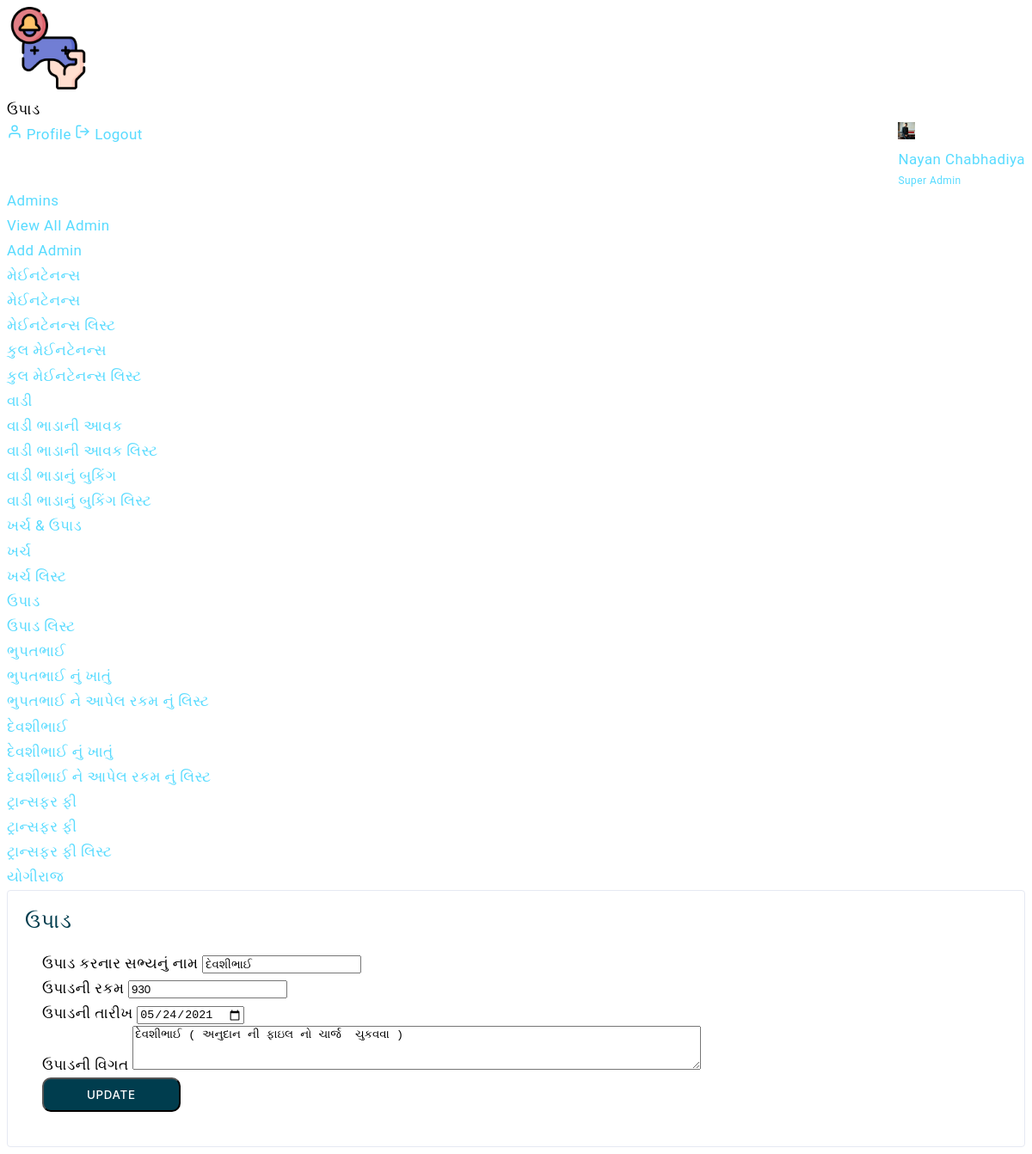
Page /admin/update_upad.php?id=7 (signed in) on the committed database.
### tables this page shows
CREATE TABLE `upad` (
  `id` int(11) NOT NULL,
  `name` varchar(255) NOT NULL,
  `amount` int(11) NOT NULL,
  `upad_date` date NOT NULL,
  `description` varchar(255) NOT NULL
);

### admin/update_upad.php (the view, shortened to what this page needs)
<?php
include "../connection.php";
$admin_profile = $_SESSION['admin_email'];
  $admin_query = "SELECT * FROM admin WHERE email='$admin_profile'";
  $admin_data = mysqli_query($conn,$admin_query);
  $admin_result = mysqli_fetch_assoc($admin_data);
  $id = $_GET['id'];
  $upad_select_query = "SELECT * FROM upad WHERE id='$id'";
  $upad_data = mysqli_query($conn,$upad_select_query);
  $upad_result = mysqli_fetch_assoc($upad_data);
?>
<?php include "includes/admin_top.php"; ?>
<div class="header">
    <div class="header-content">
        <nav class="navbar navbar-expand">
            <div class="collapse navbar-collapse justify-content-between">
                <div class="header-left">
                    <div class="dashboard_bar">
                        ઉપાડ
                    </div>
                </div>
                <ul class="navbar-nav header-right">
                    <li class="nav-item dropdown header-profile">
                        <a class="nav-link" href="#" role="button" data-toggle="dropdown">
                            <img src="<?php echo $admin_result['profile_pic']; ?>" width="20" alt=""/>
                            <div class="header-info">
                                 <span><?php echo $admin_result['name']; ?></span>
                                 <small>Super Admin</small>
                            </div>
                        </a>
                        <div class="dropdown-menu dropdown-menu-right">
                            <a href="admin-profile.php" class="dropdown-item ai-icon">
                                <span class="ml-2">Profile </span>
                            </a>
                            <a href="../logout.php" class="dropdown-item ai-icon">
                                <span class="ml-2">Logout </span>
                            </a>
                        </div>
                    </li>
                </ul>
            </div>
        </nav>
    </div>
</div>
    <?php include 'includes/admin_sidebar.php'; ?>
<div class="content-body">
    <div class="container-fluid">
      <div class="col-xxl-12">
        <div class="row">
          <div class="col-lg-8">
            <div class="game card card-body px-3 pt-3 pb-0">
              <div class="game-head">
                <h4 class="text-primary mb-0">ઉપાડ</h4>
                  <div class="card-body pr-2 pl-2">
                    <form  method="post">
                      <div class="form-row">
                        <div class="form-group col-md-4">
                            <label> ઉપાડ કરનાર સભ્યનું નામ</label>
                            <input type="text" class="form-control" name="name" value="<?php echo $upad_result['name'];?>" required>
                        </div>
                        <div class="form-group col-md-4">
                          <label>ઉપાડની રકમ</label>
                          <input type="text" class="form-control" name="amount" value="<?php echo $upad_result['amount'];?>" required>
                        </div>
                        <div class="form-group col-md-4">
                          <label>ઉપાડની તારીખ</label>
                          <input type="date" class="form-control" name="date" value="<?php echo $upad_result['upad_date'];?>" required>
                        </div>
                      </div>
                        <div class="form-row">
                          <div class="form-group col-md-12">
                              <label> ઉપાડની વિગત </label>
                              <textarea class="form-control" name="description" rows="3" cols="80"><?php echo $upad_result['description'];?></textarea>
                          </div>
                        </div>
                        <button class="btn btn-primary" type="submit" name="update_upad">UPDATE</button>
                    </form>
                  </div>
              </div>
            </div>
          </div>
        </div>
      </div>
    </div>
</div>
</div>
</body>
</html>

### rows in the picture
upad: name "દેવશીભાઈ", amount "930", date "05/24/2021", description "દેવશીભાઈ ( અનુદાન ની ફાઇલ નો ચાર્જ ચુકવવા )"

### other values in the picture
$admin_result['name'] "Nayan Chabhadiya"
